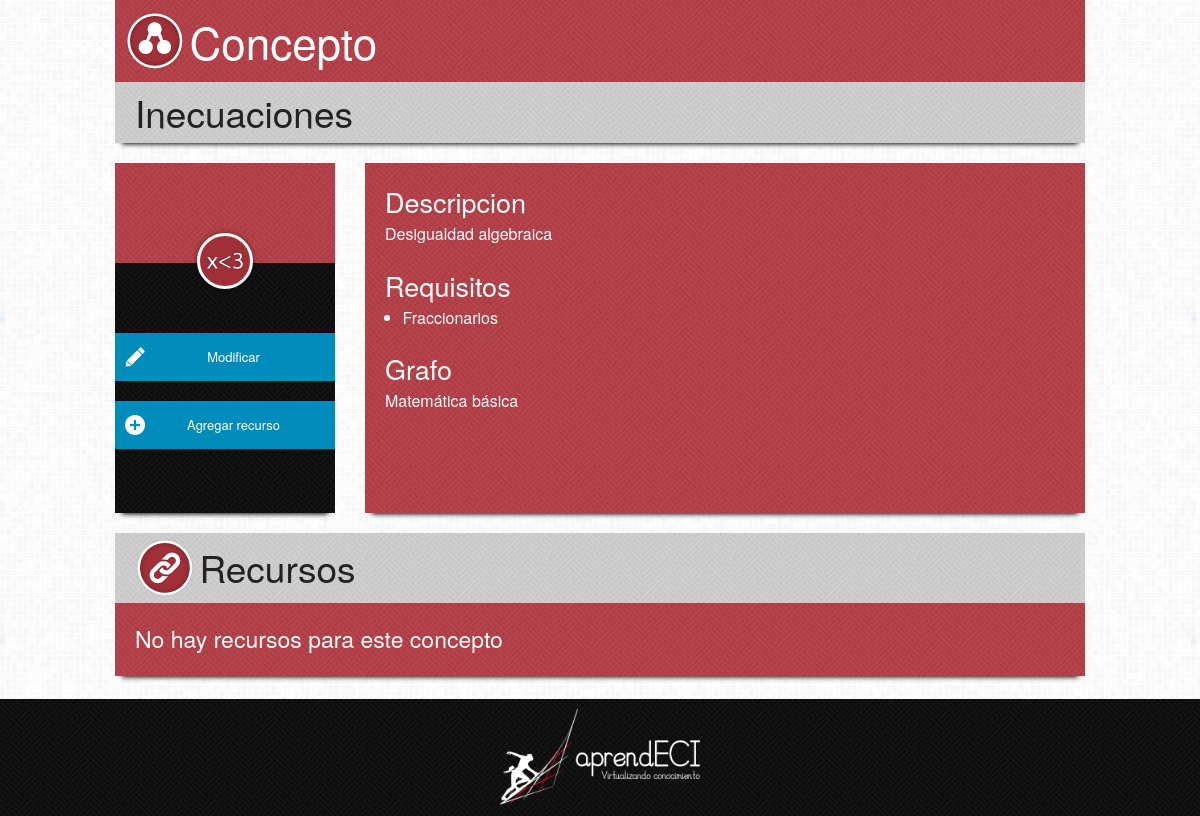
Page /aprendeci/concepto/6/ on the earlier database version.
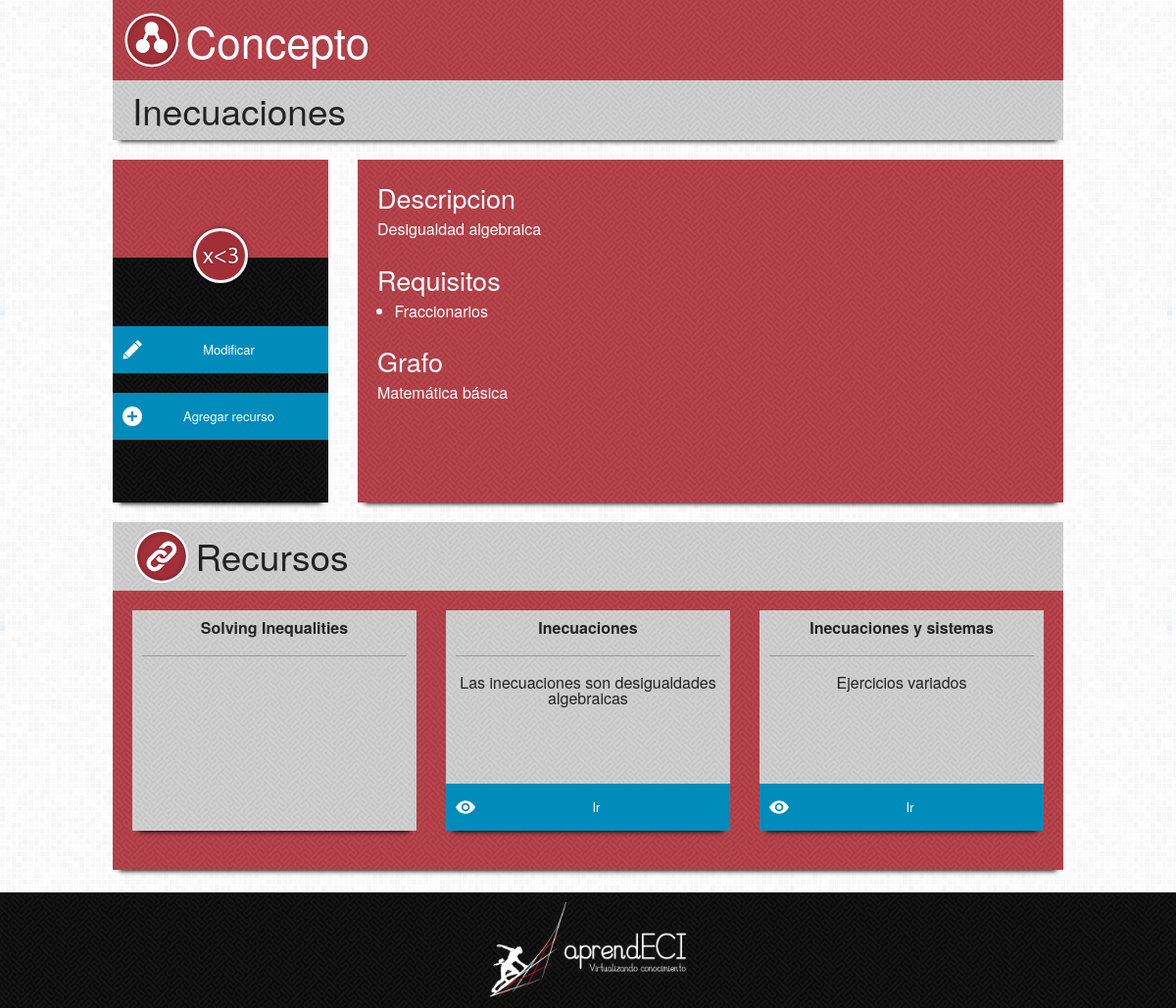
Same page on the later database version.
### Aprendeci/models.py (models this page shows, shortened)
class Concepto(models.Model):
    nombre = models.CharField(max_length=100)
    descripcion = models.CharField(max_length=500)
    fecha_creacion = models.DateTimeField(auto_now_add=True, editable=False)
    imagen = models.ImageField(upload_to="img/icons/conceptos")
    requisitos = models.ManyToManyField("self", symmetrical=False, blank=True)
    x = models.IntegerField(default=0)
    y = models.IntegerField(default=0)
    grafo = models.ForeignKey(Grafo, blank=True)

class Recurso(models.Model):
    DOCUMENTO = 'D'
    ENLACE = 'E'
    VIDEO = 'V'
    TIPOS_RECURSO = (
        (ENLACE, 'Enlace'),
        (DOCUMENTO, 'Documento'),
        (VIDEO, 'Video'),
    )
    nombre = models.CharField(max_length=100)
    descripcion = models.CharField(max_length=500)
    fecha_creacion = models.DateTimeField(auto_now_add=True, editable=False)
    tipo = models.CharField(max_length=1, choices=TIPOS_RECURSO)
    direccion = models.CharField(max_length=100)
    concepto = models.ForeignKey(Concepto)

### Aprendeci/views.py (the view)
# urls.py: url(r'^concepto/(?P<pk>[0-9]+)/$', views.ConceptoView.as_view(), name='concepto'),
class ConceptoView(DetailView):
    context_object_name = "concepto"
    model = Concepto
    template_name = "Aprendeci/grafo/concepto.html"
    def get_context_data(self, **kwargs):
        context = super(ConceptoView, self).get_context_data(**kwargs)
        context['grafo_id'] = Concepto.objects.get(pk=self.kwargs['pk']).grafo.id
        return context

### Aprendeci/templatetags/youtube_embed_url.py (called while the page is built)
@register.filter(name='youtube_embed_url')
def youtube_embed_url(value):
    match = re.search(r'^(http|https)\:\/\/www\.youtube\.com\/watch\?v\=(\w*)(\&(.*))?$', value)
    if match:
        embed_url = 'http://www.youtube.com/embed/%s' %(match.group(2))
        res = "<iframe width=\"250\" height=\"150\" src=\"%s\" frameborder=\"0\" allowfullscreen></iframe>" % embed_url
        return res
    return ''

### Aprendeci/templates/Aprendeci/grafo/concepto.html (shortened to what this page needs)
{% extends "Aprendeci/grafo/conceptos.html" %}
{% load staticfiles %}
{% load django_bootstrap_breadcrumbs %}
{% load youtube_embed_url %}
{% block styles %}
    <link rel="stylesheet" href="{% static "css/style.css" %}" />
{% endblock %}
{% block header %}
    <div class="encabezado">
        <img class="icon" alt="grafo" src="{% static "img/icons/grafo.png" %}" />
        <h1>Concepto</h1>
    </div>
{% endblock %}
{% block content %}
    <div class="title">
        <h2>{{ concepto.nombre }}</h2>
    </div>
    <div class="descripcionConcepto">
        <div class="row">
            <div class="small-3 columns">
                <div class="lateral">
                    <div class="header">
                        <div class="concepto">
                            <img alt="{{ concepto.nombre }}" src="{{ MEDIA_URL }}{{ concepto.imagen }}" />
                        </div>
                    </div>
                    <div class="acciones">
                        <a href="{% url 'admin:Aprendeci_concepto_change' concepto.id %}" class="small button modificar">Modificar</a>
                        <a href="{% url 'admin:Aprendeci_recurso_add' %}" class="small button agregar">Agregar recurso</a>
                    </div>
                </div>
            </div>
            <div class="small-9 columns">
                <div class="contenido">
                    <h3>Descripcion</h3>
                    <p>{{ concepto.descripcion }}</p>
                    <h3>Requisitos</h3>
                    <ul>
                        {% for requisito in concepto.requisitos.all %}
                            <li>{{ requisito.nombre }}</li>
                        {% empty %}
                            <li>No tiene requisitos</li>
                        {% endfor %}
                    </ul>
                    <h3>Grafo</h3>
                    <p>{{ concepto.grafo.nombre }}</p>
                </div>
            </div>
        </div>
    </div>
    <div class="recursosConcepto">
        <div class="row">
            <div class="small-12 columns">
                <div class="header">
                    <img class="icon" alt="grafo" src="{% static "img/icons/enlaces.png" %}" />
                    <h2>Recursos</h2>
                </div>
                <div class="contenido">
                    {% for recurso in concepto.recurso_set.all %}
                        {% if forloop.counter0|divisibleby:"3" %}
                            <div class="row">
                        {% endif %}
                    <div class="small-4 columns">
                        <div class="recursoItem">
                            <div class="nombre">{{ recurso.nombre }}</div>
                            <hr />
                            {% if recurso.tipo == 'V' %}
                                <div class="enlace">{{ recurso.direccion|youtube_embed_url|safe }}</div>
                            {% else %}
                                <div class="descripcion">{{ recurso.descripcion }}</div>
                                <div class="enlace"><a href="{{ recurso.direccion }}" class="small button ver">Ir</a></div>
                            {% endif %}
                        </div>
                    </div>
                    {% if forloop.last %}
                        </div>
                    {% endif %}
                    {% empty %}
                        <h4>No hay recursos para este concepto</h4>
                    {% endfor %}
            </div>
        </div>
    </div>
{% endblock %}

Differences in the rows shown:
added Recurso: nombre "Solving Inequalities"
added Recurso: nombre "Inecuaciones", descripcion "Las inecuaciones son desigualdades algebraicas"
added Recurso: nombre "Inecuaciones y sistemas", descripcion "Ejercicios variados"
Other differences:
text no longer shown: "No hay recursos para este concepto"
